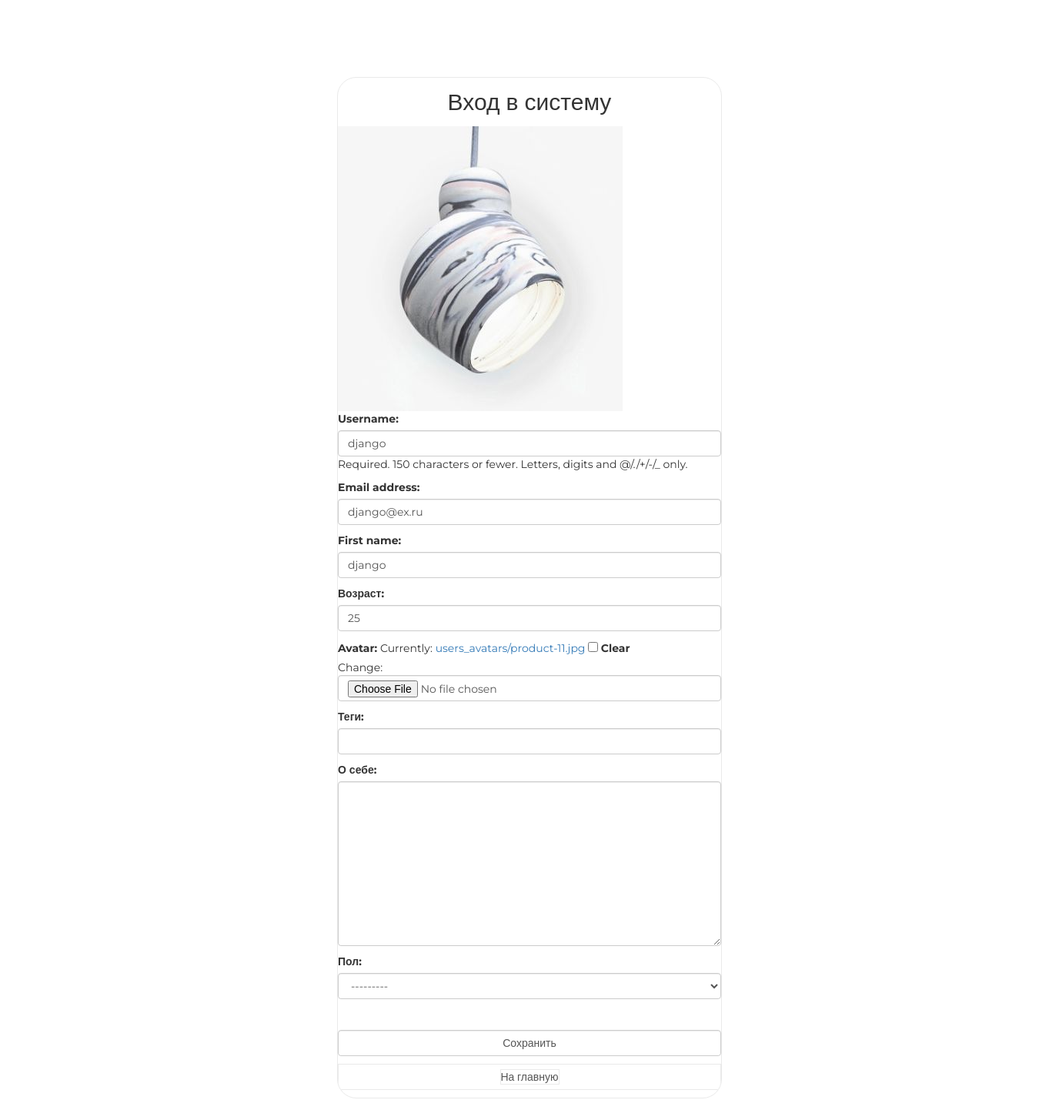
Screenshot of /auth/edit/ (signed in) with the database file from the repository.
### authapp/models.py (models this page shows, shortened)
class ShopUser(AbstractUser):
    avatar = models.ImageField(upload_to= 'users_avatars', blank=True)
    age = models.PositiveSmallIntegerField(verbose_name='Возраст', default=18)
    activation_key = models.CharField(max_length=128, blank=True)
    activation_key_expires = models.DateTimeField(auto_now_add=True, blank=True, null=True)

### authapp/views.py (the view)
# urls.py: path('edit/', authapp.edit, name='edit'),
def edit(request):
    if request.method == 'POST':
        edit_form = ShopUserEditForm(request.POST, request.FILES, instance=request.user)
        profile_form = ShopUserEditProfileForm(request.POST, instance=request.user.shopuserprofile)
        if edit_form.is_valid() and profile_form.is_valid():
            edit_form.save()
            return HttpResponseRedirect(reverse('auth:edit'))
    else:
        edit_form = ShopUserEditForm(instance=request.user)
        profile_form = ShopUserEditProfileForm(instance=request.user.shopuserprofile)
        user = ShopUser.objects.get(pk = request.user.pk)
    content = {
        'title': 'Редактирование',
        'edit_form': edit_form,
        'profile_form': profile_form,
        'user': user
    }
    return render(request, 'authapp/edit.html', content)

### authapp/forms.py (shortened to what this page needs)
class ShopUserEditForm(UserChangeForm):
    class Meta:
        model =ShopUser
        fields = ('username', 'email', 'first_name', 'age', 'avatar', 'password')
    def __init__(self, *args, **kwargs):
        super().__init__(*args, **kwargs)
        for field_name, field in self.fields.items():
            field.widget.attrs['class'] = 'form-control'
            if field_name == 'password':
                field.widget = forms.HiddenInput()

class ShopUserEditProfileForm(forms.ModelForm):
    class Meta:
        model = ShopUserProfile
        fields = ('tag_line', 'about_me','gender')
    def __init__(self, *args, **kwargs):
        super().__init__(*args, **kwargs)
        for field_name, field in self.fields.items():
            field.widget.attrs['class'] = 'form-control'

### mainapp/context_processors.py (called while the page is built)
def basket(request):
    basket_list = []
    if request.user.is_authenticated:
        basket_list = Basket.objects.filter(user=request.user)
    return {
        'basket': basket_list
    }

### authapp/templates/authapp/edit.html (shortened to what this page needs)
{% extends 'authapp/base.html' %}
{% load static %}
{% block content %}
    <div class="my">
    <img src="/media/{{ user.avatar }}">
    </div>
    <form class="form-horizontal" action="{% url 'auth:edit' %}" method="post" enctype="multipart/form-data">
        {{ edit_form.as_p }}
        {{ profile_form.as_p }}
        <br>
        <input class="form-control" type="submit" value="Сохранить">
    </form>
    <button class="btn btn-link form-control">
        <a href="{% url 'main' %}">
           На главную
        </a>
    </button>
{% endblock %}

### static/css/style.css (style rules this page uses)
* { margin: 0; padding: 0; }
body { font-family: 'Montserrat', sans-serif; }
html, body { height: 100%; }
.login .form-control[type="submit"] { margin: 10px auto; }
.login button { border: 1px solid #eaeaea; margin-bottom: 10px; text-decoration: none; display: block; width: 100%; }
.login button a, .login button a:hover { border: 1px solid #eaeaea; color: #555; text-decoration: none; }
.login form { margin-bottom: 10px; }

### rows the page displays
ShopUser: avatar (picture), username "django", email "django@ex.ru", first_name "django", age "25"
